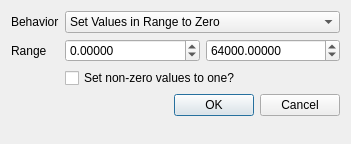
<?xml version="1.0" encoding="UTF-8"?>
<ui version="4.0">
 <class>BooleanizeDialog</class>
 <widget class="QDialog" name="BooleanizeDialog">
  <property name="geometry">
   <rect>
    <x>0</x>
    <y>0</y>
    <width>268</width>
    <height>144</height>
   </rect>
  </property>
  <property name="windowTitle">
   <string>Booleanize/Clamp</string>
  </property>
  <layout class="QFormLayout" name="formLayout">
   <property name="fieldGrowthPolicy">
    <enum>QFormLayout::AllNonFixedFieldsGrow</enum>
   </property>
   <item row="0" column="0">
    <widget class="QLabel" name="label">
     <property name="text">
      <string>Behavior</string>
     </property>
    </widget>
   </item>
   <item row="0" column="1">
    <widget class="QComboBox" name="behaviorComboBox">
     <item>
      <property name="text">
       <string>Set Values in Range to Zero</string>
      </property>
     </item>
     <item>
      <property name="text">
       <string>Set Values out of Range to Zero</string>
      </property>
     </item>
     <item>
      <property name="text">
       <string>Set Values out of Range to Maximum (clamp)</string>
      </property>
     </item>
    </widget>
   </item>
   <item row="1" column="0">
    <widget class="QLabel" name="label_3">
     <property name="text">
      <string>Range</string>
     </property>
    </widget>
   </item>
   <item row="1" column="1">
    <layout class="QHBoxLayout" name="horizontalLayout">
     <item>
      <widget class="QDoubleSpinBox" name="minDoubleSpinBox">
       <property name="decimals">
        <number>5</number>
       </property>
       <property name="minimum">
        <double>-100000.000000000000000</double>
       </property>
       <property name="maximum">
        <double>100000.000000000000000</double>
       </property>
       <property name="singleStep">
        <double>1.000000000000000</double>
       </property>
       <property name="value">
        <double>0.000000000000000</double>
       </property>
      </widget>
     </item>
     <item>
      <widget class="QDoubleSpinBox" name="maxDoubleSpinBox">
       <property name="decimals">
        <number>5</number>
       </property>
       <property name="minimum">
        <double>-99.989999999999995</double>
       </property>
       <property name="maximum">
        <double>100000.000000000000000</double>
       </property>
       <property name="value">
        <double>64000.000000000000000</double>
       </property>
      </widget>
     </item>
    </layout>
   </item>
   <item row="2" column="1">
    <widget class="QCheckBox" name="oneifyCheckBox">
     <property name="text">
      <string>Set non-zero values to one?</string>
     </property>
    </widget>
   </item>
   <item row="3" column="1">
    <widget class="QDialogButtonBox" name="buttonBox">
     <property name="orientation">
      <enum>Qt::Horizontal</enum>
     </property>
     <property name="standardButtons">
      <set>QDialogButtonBox::Cancel|QDialogButtonBox::Ok</set>
     </property>
    </widget>
   </item>
  </layout>
 </widget>
 <resources/>
 <connections>
  <connection>
   <sender>buttonBox</sender>
   <signal>accepted()</signal>
   <receiver>BooleanizeDialog</receiver>
   <slot>accept()</slot>
   <hints>
    <hint type="sourcelabel">
     <x>248</x>
     <y>254</y>
    </hint>
    <hint type="destinationlabel">
     <x>157</x>
     <y>274</y>
    </hint>
   </hints>
  </connection>
  <connection>
   <sender>buttonBox</sender>
   <signal>rejected()</signal>
   <receiver>BooleanizeDialog</receiver>
   <slot>reject()</slot>
   <hints>
    <hint type="sourcelabel">
     <x>316</x>
     <y>260</y>
    </hint>
    <hint type="destinationlabel">
     <x>286</x>
     <y>274</y>
    </hint>
   </hints>
  </connection>
 </connections>
</ui>
